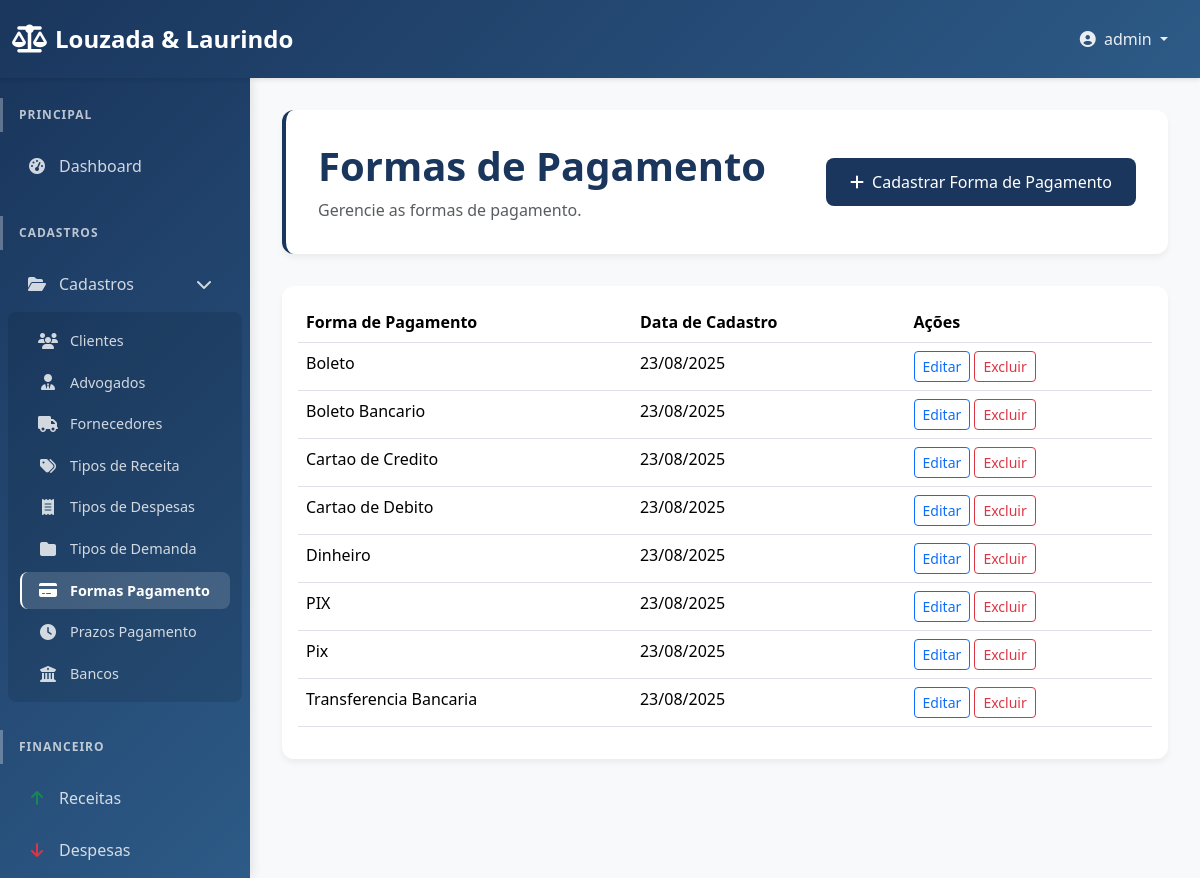
The page /dashboard/forma-pagamento/ (signed in) on the database its author committed.
### users/models.py (models this page shows, shortened)
class Lawyer(AbstractUser):
    cpf = models.CharField(max_length=14, unique=True, blank=True, null=True, verbose_name="CPF")
    oab_number = models.CharField(max_length=20, blank=True, null=True, verbose_name="Número OAB")
    STATE_CHOICES = [
        ('AC', 'Acre'), ('AL', 'Alagoas'), ('AP', 'Amapá'), ('AM', 'Amazonas'),
        ('BA', 'Bahia'), ('CE', 'Ceará'), ('DF', 'Distrito Federal'), ('ES', 'Espírito Santo'),
        ('GO', 'Goiás'), ('MA', 'Maranhão'), ('MT', 'Mato Grosso'), ('MS', 'Mato Grosso do Sul'),
        ('MG', 'Minas Gerais'), ('PA', 'Pará'), ('PB', 'Paraíba'), ('PR', 'Paraná'),
        ('PE', 'Pernambuco'), ('PI', 'Piauí'), ('RJ', 'Rio de Janeiro'), ('RN', 'Rio Grande do Norte'),
        ('RS', 'Rio Grande do Sul'), ('RO', 'Rondônia'), ('RR', 'Roraima'), ('SC', 'Santa Catarina'),
        ('SP', 'São Paulo'), ('SE', 'Sergipe'), ('TO', 'Tocantins'),
    ]
    oab_section = models.CharField(max_length=2, choices=STATE_CHOICES, blank=True, null=True, verbose_name="Seccional OAB")
    phone = models.CharField(max_length=20, blank=True, null=True, verbose_name="Telefone")
    pix_key = models.CharField(max_length=255, blank=True, null=True, verbose_name="Chave PIX")
    professional_address = models.TextField(blank=True, null=True, verbose_name="Endereço Profissional")
    registration_date = models.DateField(default=timezone.now, verbose_name="Data de Cadastro")
    enable_publications = models.BooleanField(default=False, verbose_name="Publicações Ativadas")
    enable_login = models.BooleanField(default=True, verbose_name="Login Ativado")
    groups = models.ManyToManyField(
        'auth.Group',
        verbose_name='groups',
        blank=True,
        help_text='The groups this user belongs to. A user will get all permissions granted to each of their groups.',
        related_name="lawyer_set",
        related_query_name="lawyer",
    )
    user_permissions = models.ManyToManyField(
        'auth.Permission',
        verbose_name='user permissions',
        blank=True,
        help_text='Specific permissions for this user.',
        related_name="lawyer_set",
        related_query_name="lawyer",
    )

### dashboard/models.py (models this page shows, shortened)
class FormaPagamento(models.Model):
    nome = models.CharField(max_length=100, verbose_name="Nome")
    ativo = models.BooleanField(default=True, verbose_name="Ativo")
    data_cadastro = models.DateTimeField(default=timezone.now, verbose_name="Data de Cadastro")
    class Meta:
        verbose_name = "Forma de Pagamento"
        verbose_name_plural = "Formas de Pagamento"

### dashboard/views.py (the view)
# urls.py: path('forma-pagamento/', views.forma_pagamento_list, name='forma_pagamento_list'),
@login_required
def forma_pagamento_list(request):
    formas_pagamento = FormaPagamento.objects.all().order_by('nome')
    return render(request, 'dashboard/forma_pagamento_list.html', {
        'formas_pagamento': formas_pagamento
    })

### dashboard/templates/dashboard/forma_pagamento_list.html (shortened to what this page needs)
{% extends 'dashboard/base.html' %}
{% block content %}
<div class="page-header">
    <div class="d-flex justify-content-between align-items-center">
        <div>
            <h1>Formas de Pagamento</h1>
            <p class="text-muted">Gerencie as formas de pagamento.</p>
        </div>
        <div>
            <a href="{% url 'dashboard:forma_pagamento_create' %}" class="btn btn-primary"><i class="fas fa-plus me-2"></i>Cadastrar Forma de Pagamento</a>
        </div>
    </div>
</div>
<div class="card">
    <div class="card-body">
        <table class="table table-hover">
            <thead>
                <tr>
                    <th>Forma de Pagamento</th>
                    <th>Data de Cadastro</th>
                    <th>Ações</th>
                </tr>
            </thead>
            <tbody>
                {% for forma_pagamento in formas_pagamento %}
                <tr>
                    <td>{{ forma_pagamento.nome }}</td>
                    <td>{{ forma_pagamento.data_cadastro|date:"d/m/Y" }}</td>
                    <td>
                        <a href="{% url 'dashboard:forma_pagamento_update' forma_pagamento.pk %}" class="btn btn-sm btn-outline-primary">Editar</a>
                        <a href="{% url 'dashboard:forma_pagamento_delete' forma_pagamento.pk %}" class="btn btn-sm btn-outline-danger">Excluir</a>
                    </td>
                </tr>
                {% endfor %}
            </tbody>
        </table>
    </div>
</div>
{% endblock %}

### dashboard/templates/dashboard/base.html (shortened to what this page needs)
<!doctype html>
<html lang="pt-BR">
<head>
    <link href="https://cdn.jsdelivr.net/npm/bootstrap@5.3.3/dist/css/bootstrap.min.css" rel="stylesheet">
    <link href="https://cdnjs.cloudflare.com/ajax/libs/font-awesome/6.4.0/css/all.min.css" rel="stylesheet">
    {% load static %}
    <link href="{% static 'dashboard/css/custom.css' %}" rel="stylesheet">
</head>
<body>
    {% if user.is_authenticated %}
    <nav class="navbar navbar-expand-lg navbar-dark sticky-top">
        <div class="container-fluid">
            <a class="navbar-brand" href="{% url 'dashboard:home' %}">
                <i class="fas fa-balance-scale"></i>
                Louzada & Laurindo
            </a>
            <div class="collapse navbar-collapse" id="navbarNav">
                <ul class="navbar-nav ms-auto">
                    <li class="nav-item dropdown">
                        <a class="nav-link dropdown-toggle" href="#" id="navbarDropdown" role="button" data-bs-toggle="dropdown" aria-expanded="false">
                            <i class="fas fa-user-circle me-1"></i>
                            {{ user.get_full_name|default:user.username }}
                        </a>
                    </li>
                </ul>
            </div>
        </div>
    </nav>
    <div class="d-flex">
        <div class="offcanvas-lg offcanvas-start sidebar" tabindex="-1" id="sidebarMenu" aria-labelledby="sidebarMenuLabel">
            <div class="offcanvas-body d-flex flex-column">
                <nav class="nav flex-column flex-grow-1">
                    <div class="nav-section">
                        <div class="nav-section-title">Principal</div>
                        <ul class="nav flex-column">
                            <li class="nav-item">
                                <a class="nav-link {% if request.resolver_match.url_name == 'home' %}active{% endif %}" href="{% url 'dashboard:home' %}">
                                    <i class="fas fa-tachometer-alt"></i>
                                    Dashboard
                                </a>
                            </li>
                        </ul>
                    </div>
                    <div class="nav-section">
                        <div class="nav-section-title">Cadastros</div>
                        <ul class="nav flex-column">
                            <li class="nav-item">
                                <a class="nav-link" data-bs-toggle="collapse" href="#cadastros-submenu" role="button" aria-expanded="true" aria-controls="cadastros-submenu">
                                    <i class="fas fa-folder-open"></i>
                                    Cadastros
                                    <i class="fas fa-chevron-down ms-auto"></i>
                                </a>
                                <div class="collapse show submenu" id="cadastros-submenu">
                                    <ul class="nav flex-column">
                                        <li class="nav-item">
                                            <a class="nav-link {% if request.resolver_match.url_name == 'clients' %}active{% endif %}" href="{% url 'dashboard:clients' %}">
                                                <i class="fas fa-users"></i>
                                                Clientes
                                            </a>
                                        </li>
                                        <li class="nav-item">
                                            <a class="nav-link {% if request.resolver_match.url_name == 'lawyers' %}active{% endif %}" href="{% url 'dashboard:lawyers' %}">
                                                <i class="fas fa-user-tie"></i>
                                                Advogados
                                            </a>
                                        </li>
                                        <li class="nav-item">
                                            <a class="nav-link" href="#">
                                                <i class="fas fa-truck"></i>
                                                Fornecedores
                                            </a>
                                        </li>
                                        <li class="nav-item">
                                <a class="nav-link" href="{% url 'dashboard:tipo_receita_list' %}">
                                    <i class="fas fa-tags"></i>
                                    Tipos de Receita
                                </a>
                            </li>
                                        <li class="nav-item">
                                            <a class="nav-link" href="{% url 'dashboard:tipo_despesa_list' %}">
                                                <i class="fas fa-receipt"></i>
                                                Tipos de Despesas
                                            </a>
                                        </li>
                                        <li class="nav-item">
                                            <a class="nav-link" href="{% url 'dashboard:tipo_demanda_list' %}">
                                                <i class="fas fa-folder"></i>
                                                Tipos de Demanda
                                            </a>
                                        </li>
                                        <li class="nav-item">
                                            <a class="nav-link" href="{% url 'dashboard:forma_pagamento_list' %}">
                                                <i class="fas fa-credit-card"></i>
                                                Formas Pagamento
                                            </a>
                                        </li>
                                        <li class="nav-item">
                                            <a class="nav-link" href="{% url 'dashboard:prazo_pagamento_list' %}">
                                                <i class="fas fa-clock"></i>
                                                Prazos Pagamento
                                            </a>
                                        </li>
                                        <li class="nav-item">
                                            <a class="nav-link" href="{% url 'dashboard:banco_list' %}">
                                                <i class="fas fa-university"></i>
                                                Bancos
                                            </a>
                                        </li>
                                    </ul>
                                </div>
                            </li>
                        </ul>
                    </div>
                    <div class="nav-section">
                        <div class="nav-section-title">Financeiro</div>
                        <ul class="nav flex-column">
                            <li class="nav-item">
                                <a class="nav-link" href="{% url 'dashboard:receitas' %}">
                                    <i class="fas fa-arrow-up text-success"></i>
                                    Receitas
                                </a>
                            </li>
                            <li class="nav-item">
                                <a class="nav-link" href="#">
                                    <i class="fas fa-arrow-down text-danger"></i>
                                    Despesas
                                </a>
                            </li>
                        </ul>
                    </div>
                </nav>
            </div>
        </div>
        <div class="main-content flex-grow-1">
            {% block content %}
            {% endblock %}
        </div>
    </div>
    {% else %}
    <div class="container-fluid h-100">
        {% block login_content %}
        {% endblock %}
    </div>
    {% endif %}
</body>
</html>

### dashboard/static/dashboard/css/custom.css (style rules this page uses)
.sidebar { flex: 0 0 250px; background-color: #343a40; color: white; padding-top: 20px; height: 100vh; overflow-y: auto; position: sticky; top: 0; }
.sidebar a { color: white; text-decoration: none; display: block; padding: 10px 15px; }
.sidebar .nav-link { padding-left: 25px; }
.main-content { flex-grow: 1; padding: 20px; overflow-y: auto; }

### dashboard/templates/dashboard/base.html (style rules this page uses)
:root { --primary-color: #1a365d; --secondary-color: #2d5a87; --success-color: #28a745; --warning-color: #ffc107; --danger-color: #dc3545; --info-color: #17a2b8; --sidebar-width: 280px; }
body { font-family: 'Segoe UI', Tahoma, Geneva, Verdana, sans-serif; background-color: #f8f9fa; }
.navbar { background: linear-gradient(135deg, var(--primary-color) 0%, var(--secondary-color) 100%) !important; box-shadow: 0 2px 4px rgba(0,0,0,0.1); padding: 1rem 0; }
.navbar-brand { font-weight: 600; font-size: 1.5rem; color: white !important; display: flex; align-items: center; gap: 0.5rem; }
.navbar-brand i { font-size: 1.75rem; }
.navbar-nav .nav-link { color: rgba(255,255,255,0.9) !important; font-weight: 500; padding: 0.5rem 1rem !important; border-radius: 8px; transition: all 0.3s ease; margin: 0 0.25rem; }
.sidebar { width: var(--sidebar-width) !important; background: linear-gradient(135deg, var(--primary-color) 0%, var(--secondary-color) 100%) !important; border: none !important; box-shadow: 2px 0 10px rgba(0,0,0,0.1); }
.offcanvas-body { padding: 1.5rem 0; }
.nav-section { margin-bottom: 1.5rem; }
.nav-section-title { padding: 0.5rem 1rem; font-size: 0.75rem; text-transform: uppercase; letter-spacing: 1px; color: rgba(255,255,255,0.7); font-weight: 600; margin-bottom: 0.5rem; border-left: 3px solid rgba(255,255,255,0.3); }
.sidebar .nav-link { color: rgba(255,255,255,0.8) !important; padding: 0.75rem 1rem !important; margin: 0.125rem 0.5rem !important; border-radius: 8px !important; transition: all 0.3s ease; display: flex; align-items: center; font-weight: 500; border-left: 3px solid transparent; }
.sidebar .nav-link.active { color: white !important; background-color: rgba(255,255,255,0.15) !important; border-left-color: white; font-weight: 600; }
.sidebar .nav-link i { width: 20px; margin-right: 12px; text-align: center; font-size: 1rem; }
.submenu { background-color: rgba(0,0,0,0.1); border-radius: 8px; margin: 0.25rem 0.5rem; padding: 0.5rem 0; }
.submenu .nav-link { margin: 0.125rem 0.75rem !important; padding: 0.5rem 1rem !important; font-size: 0.9rem; border-left: 2px solid transparent; }
.submenu .nav-link.active { border-left-color: white; }
.main-content { padding: 2rem !important; min-height: 100vh; background-color: #f8f9fa; }
.card { border: none; border-radius: 12px; box-shadow: 0 4px 6px rgba(0,0,0,0.05); transition: all 0.3s ease; }
.btn-primary { background: var(--primary-color); border: none; border-radius: 8px; padding: 0.75rem 1.5rem; font-weight: 500; transition: all 0.3s ease; }
.page-header { background: white; padding: 2rem; border-radius: 12px; box-shadow: 0 4px 6px rgba(0,0,0,0.05); margin-bottom: 2rem; border-left: 4px solid var(--primary-color); }
.page-header h1 { margin: 0; color: var(--primary-color); font-weight: 600; }
.page-header p { margin: 0.5rem 0 0 0; color: #6c757d; }

### rows shown on the page
Lawyer: get_full_name "admin"
FormaPagamento: nome "Boleto", data_cadastro "23/08/2025"
FormaPagamento: nome "Boleto Bancario", data_cadastro "23/08/2025"
FormaPagamento: nome "Cartao de Credito", data_cadastro "23/08/2025"
FormaPagamento: nome "Cartao de Debito", data_cadastro "23/08/2025"
FormaPagamento: nome "Dinheiro", data_cadastro "23/08/2025"
FormaPagamento: nome "PIX", data_cadastro "23/08/2025"
FormaPagamento: nome "Pix", data_cadastro "23/08/2025"
FormaPagamento: nome "Transferencia Bancaria", data_cadastro "23/08/2025"
